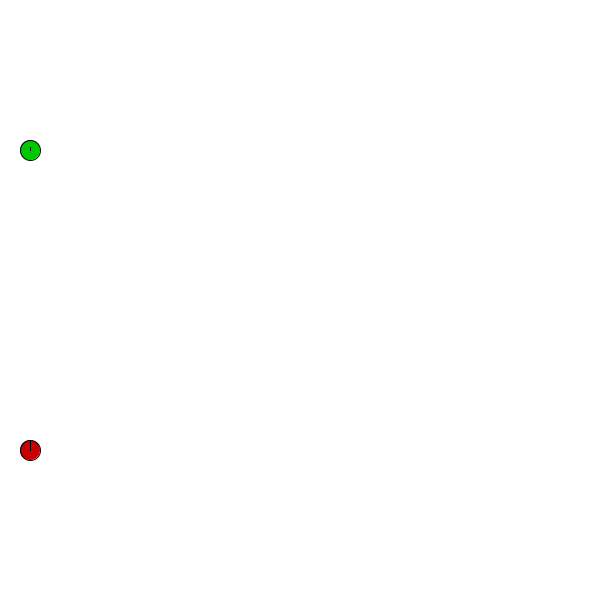
Frame 1 (no input)
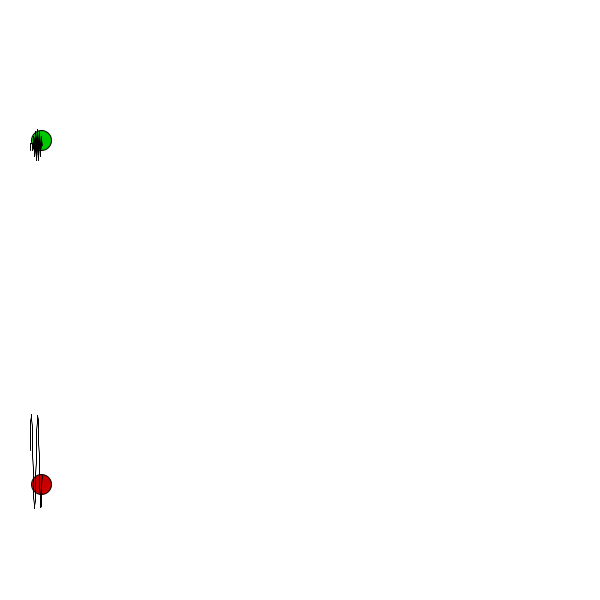
Frame 60 (the mouse pressed at the canvas centre just before this capture)
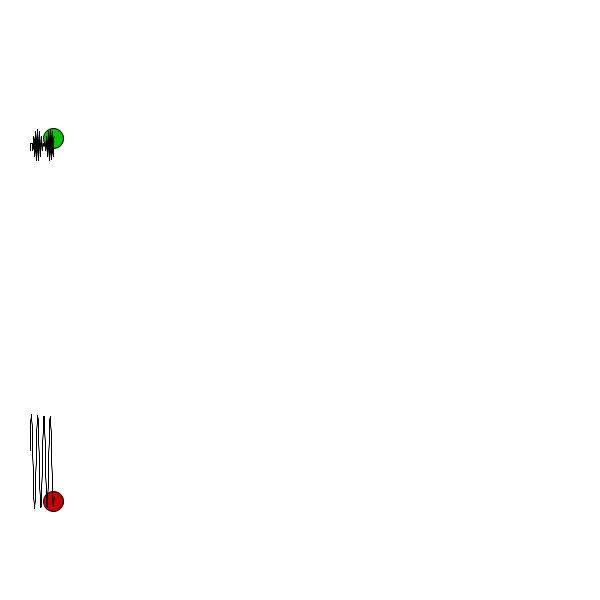
Frame 120 (the mouse held since frame 60 and released just before this capture)

The Processing sketch that drew these frames (run headless with seeded random() and noise(); from frame 60 on, the mouse is pressed at the canvas centre):

// Processing sketch: FuncionesOscilatorias
// ── FuncionesOscilatorias.pde
///////////////////////////////////////////////////////////
//Parametros de la simulación
PVector _sf1=new PVector(30,-450); //Posición de la particula con funcion 1
PVector _sf2=new PVector(30,-150); //Posición de la particula con funcion 2
PVector _santeriorf1,_santeriorf2; //Las coordenadas anterirores 
//de las funciones para generar el recorrido.
float         SIM_STEP = .1; 
float _v= 2.0;
int _espaciado =50 ; // es el espaciado entre coordenadas para poder dibujar la honda
int frame=0;
ArrayList<PVector[]> lineas = new ArrayList<PVector[]>();
//array para almacenar las lineas que representan los movimientos de las particulas.
////////////////////////////////////

void settings()
{
    size(600, 600);
}

void setup()
{
  frameRate(60);
  
}

void draw()
{
  background(255);
 
  
  int radio = 20;
  
  translate(0,height);
  strokeWeight(1);
  fill(0,200,0);
  circle(_sf1.x, _sf1.y, radio); 
  
  strokeWeight(1);
  fill(200,0,0);
  circle(_sf2.x, _sf2.y, radio); 
  
  UpdateSimulation();
  
   for(PVector[] linea:lineas){
     line(linea[0].x,linea[0].y,linea[1].x,linea[1].y);
   }
   
 
}

void UpdateSimulation(){
  _santeriorf1 = _sf1.copy();
  _sf1.x += SIM_STEP*_v;
  _sf1.y += 10*(0.5*sin(3*_sf1.x)+ 0.5*sin(3.5*_sf1.x));
  
  _santeriorf2 = _sf2.copy();
  _sf2.x += SIM_STEP*_v;
  _sf2.y += 10*(sin(_sf2.x) * exp(-0.002*_sf2.x));
  
  PVector[] nuevaLinea1 = {_santeriorf1.copy(),_sf1.copy()};
  PVector[] nuevaLinea2 = {_santeriorf2.copy(),_sf2.copy()};
  lineas.add(nuevaLinea1);
  lineas.add(nuevaLinea2);
}

void linea(float x_ini, float y_ini, float x_fin, float y_fin){
  stroke(0);
  strokeWeight(1);
  line(x_ini,height-y_ini,x_fin,height-y_fin);
}
